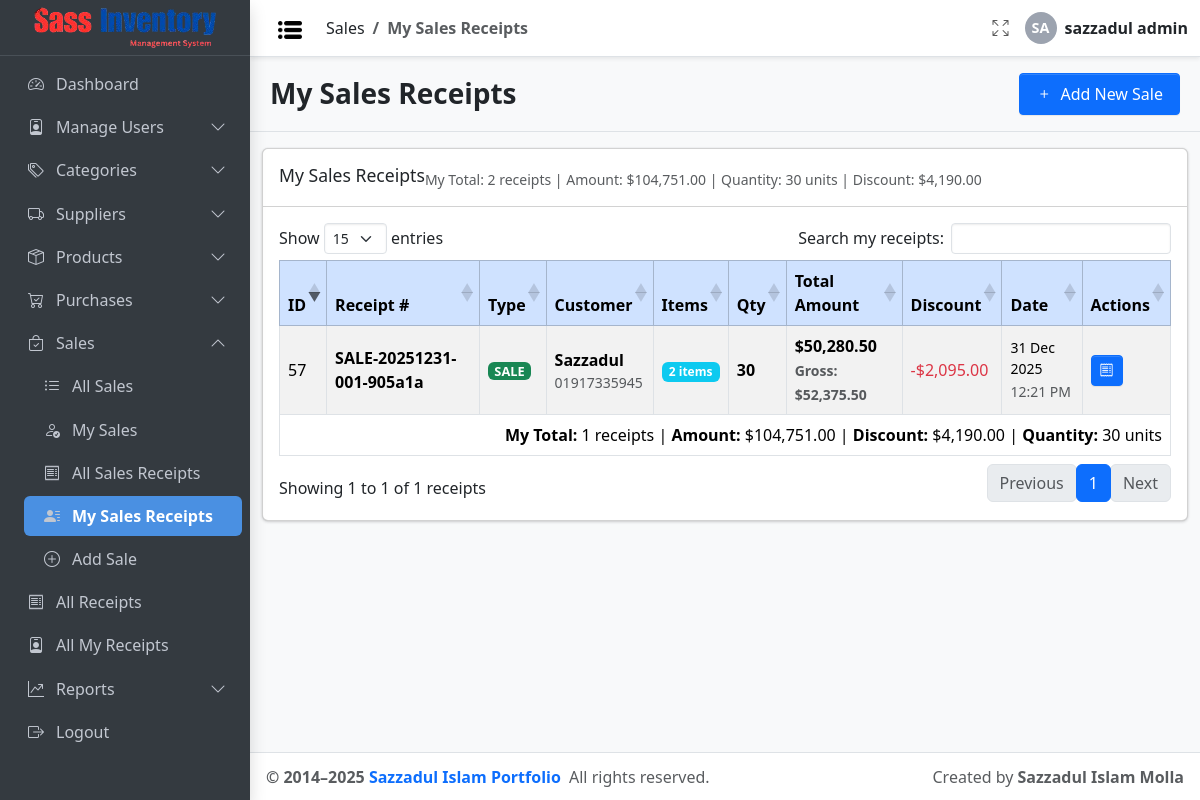
Page /sales/my-receipts.php (signed in) on the committed database.
### tables this page shows
CREATE TABLE `receipt` (
  `id` int(11) NOT NULL,
  `receipt_number` varchar(50) NOT NULL,
  `type` enum('purchase','sale') NOT NULL,
  `total_amount` decimal(12,2) NOT NULL DEFAULT 0.00,
  `discount_value` decimal(12,2) DEFAULT 0.00,
  `created_by` int(11) NOT NULL,
  `created_at` timestamp NOT NULL DEFAULT current_timestamp(),
  `updated_at` timestamp NOT NULL DEFAULT current_timestamp() ON UPDATE current_timestamp()
);

### config/db_config.php (called while the page is built, shortened)
<?php
function can($permission, $userPermissions = null)
{
  global $USER_PERMISSIONS;
  $userPermissions = $userPermissions ?? $USER_PERMISSIONS;
  return in_array($permission, $userPermissions);
}
$Project_URL = "http://localhost/Sass_Inventory_Management/";

### Inc/link.php (called while the page is built, shortened)
<?php
function getUserPermissions($roleId, $conn)
{
  $permissions = [];
  $stmt = $conn->prepare("
        SELECT permission_name
        FROM role_permission_matrix
        WHERE role_id = ? AND assigned = 1
    ");
  $stmt->bind_param("i", $roleId);
  $stmt->execute();
  $result = $stmt->get_result();
  while ($row = $result->fetch_assoc()) {
    $permissions[] = $row['permission_name'];
  }
  return $permissions;
}

### sales/my-receipts.php (the view, shortened to what this page needs)
<?php
include_once __DIR__ . '/../config/auth_guard.php';
?>
<!doctype html>
<html lang="en">
<head>
  <link rel="stylesheet"
    href="https://cdn.jsdelivr.net/npm/@fontsource/source-sans-3@5.0.12/index.css"
    media="print" onload="this.media='all'" />
  <link rel="stylesheet"
    href="https://cdn.jsdelivr.net/npm/bootstrap-icons@1.13.1/font/bootstrap-icons.min.css" />
  <link rel="stylesheet" href="<?= $Project_URL ?>/css/adminlte.css" />
  <link rel="stylesheet"
    href="https://cdn.datatables.net/1.13.6/css/dataTables.bootstrap5.min.css" />
</head>
<?php
$conn = connectDB();
$userId = $_SESSION['user_id'];
$sql = "
    SELECT
        r.*,
        u.username AS created_by_name,
        COUNT(s.id) AS num_products,
        SUM(s.quantity) AS total_quantity,
        MAX(s.buyer_name) AS buyer_name,
        MAX(s.buyer_phone) AS buyer_phone,
        MIN(s.sale_date) AS sale_date
    FROM receipt r
    LEFT JOIN user u ON r.created_by = u.id
    LEFT JOIN sale s ON r.id = s.receipt_id
    WHERE r.type = 'sale' AND r.created_by = ?
    GROUP BY r.id
    ORDER BY r.id DESC
";
$stmt = $conn->prepare($sql);
$stmt->bind_param("i", $userId);
$stmt->execute();
$result = $stmt->get_result();
$statsSql = "
    SELECT
        COUNT(*) as total_receipts,
        SUM(r.total_amount) as total_amount,
        SUM(r.discount_value) as total_discount,
        SUM(s.quantity) as total_quantity
    FROM receipt r
    LEFT JOIN sale s ON r.id = s.receipt_id
    WHERE r.type = 'sale' AND r.created_by = ?
    GROUP BY r.id
";
$statsStmt = $conn->prepare($statsSql);
$statsStmt->bind_param("i", $userId);
$statsStmt->execute();
$statsResult = $statsStmt->get_result();
$totalReceipts = 0;
$totalAmount = 0;
$totalDiscount = 0;
$totalQuantity = 0;
while ($row = $statsResult->fetch_assoc()) {
  $totalReceipts += $row['total_receipts'];
  $totalAmount += $row['total_amount'];
  $totalDiscount += $row['total_discount'];
  $totalQuantity += $row['total_quantity'];
}
?>
<body class="layout-fixed sidebar-expand-lg bg-body-tertiary">
  <div class="app-wrapper">
    <?php include_once '../Inc/Navbar.php'; ?>
    <?php include_once '../Inc/Sidebar.php'; ?>
    <main class="app-main">
      <div class="app-content-header py-3 border-bottom">
        <div class="container-fluid d-flex justify-content-between align-items-center flex-wrap">
          <h3 class="mb-0" style="font-weight: 800;">My Sales Receipts</h3>
          <?php if (can('add_sale')): ?>
            <a href="add.php" class="btn btn-sm btn-primary px-3 py-2" style="font-size: medium;">
              <i class="bi bi-plus me-1"></i> Add New Sale
            </a>
          <?php endif; ?>
        </div>
      </div>
      <div class="app-content-body mt-3">
        <div class="container-fluid">
          <?php if ($result->num_rows > 0): ?>
            <div class="card">
              <div class="card-header">
                <h5 class="card-title mb-0">My Sales Receipts</h5>
                <div class="text-muted small mt-1">
                  My Total: <?= $totalReceipts ?> receipts |
                  Amount: $<?= number_format($totalAmount, 2) ?> |
                  Quantity: <?= $totalQuantity ?> units |
                  Discount: $<?= number_format($totalDiscount, 2) ?>
                </div>
              </div>
              <div class="card-body">
                <div class="table-responsive">
                  <table id="mySalesReceiptsTable" class="table table-bordered table-striped table-hover align-middle table-sm">
                    <thead class="table-primary">
                      <tr>
                        <th>ID</th>
                        <th>Receipt #</th>
                        <th>Type</th>
                        <th>Customer</th>
                        <th>Items</th>
                        <th>Qty</th>
                        <th>Total Amount</th>
                        <th>Discount</th>
                        <th>Date</th>
                        <th>Actions</th>
                      </tr>
                    </thead>
                    <tbody>
                      <?php while ($row = $result->fetch_assoc()):
                        $totalAmountItem = (float)$row['total_amount'];
                        $discountValue = (float)$row['discount_value'];
                        $finalAmount = $totalAmountItem - $discountValue;
                      ?>
                        <tr>
                          <td><?= $row['id'] ?></td>
                          <td>
                            <span class="fw-bold"><?= htmlspecialchars($row['receipt_number']) ?></span>
                          </td>
                          <td>
                            <span class="badge receipt-type type-sale">
                              SALE
                            </span>
                          </td>
                          <td class="customer-info" title="<?= htmlspecialchars($row['buyer_name'] ?? '') . ' ' . htmlspecialchars($row['buyer_phone'] ?? '') ?>">
                            <?php if (!empty($row['buyer_name'])): ?>
                              <div class="fw-bold"><?= htmlspecialchars($row['buyer_name']) ?></div>
                              <?php if (!empty($row['buyer_phone'])): ?>
                                <div class="text-muted small"><?= htmlspecialchars($row['buyer_phone']) ?></div>
                              <?php endif; ?>
                            <?php else: ?>
                              <span class="text-muted">Walk-in</span>
                            <?php endif; ?>
                          </td>
                          <td>
                            <span class="badge bg-info"><?= $row['num_products'] ?> items</span>
                          </td>
                          <td>
                            <span class="fw-bold"><?= $row['total_quantity'] ?></span>
                          </td>
                          <td class="amount-cell">
                            <div class="fw-bold">$<?= number_format($finalAmount, 2) ?></div>
                            <small class="text-muted">Gross: $<?= number_format($totalAmountItem, 2) ?></small>
                          </td>
                          <td>
                            <?php if ($discountValue > 0): ?>
                              <span class="text-danger">-$<?= number_format($discountValue, 2) ?></span>
                            <?php else: ?>
                              <span class="text-muted">$0.00</span>
                            <?php endif; ?>
                          </td>
                          <td>
                            <?php if (!empty($row['sale_date'])): ?>
                              <div class="small"><?= date('d M Y', strtotime($row['sale_date'])) ?></div>
                            <?php else: ?>
                              <div class="small"><?= date('d M Y', strtotime($row['created_at'])) ?></div>
                            <?php endif; ?>
                            <small class="text-muted"><?= date('h:i A', strtotime($row['created_at'])) ?></small>
                          </td>
                          <td>
                            <div class="btn-group btn-group-sm" role="group">
                              <?php if (can('view_receipt')): ?>
                                <a href="receipt.php?id=<?= $row['id'] ?>"
                                  class="btn btn-primary"
                                  title="View Receipt">
                                  <i class="bi bi-receipt"></i>
                                </a>
                              <?php endif; ?>
                            </div>
                          </td>
                        </tr>
                      <?php endwhile; ?>
                    </tbody>
                    <tfoot>
                      <tr>
                        <td colspan="10" class="text-end">
                          <strong>My Total:</strong> <?= $result->num_rows ?> receipts |
                          <strong>Amount:</strong> $<?= number_format($totalAmount, 2) ?> |
                          <strong>Discount:</strong> $<?= number_format($totalDiscount, 2) ?> |
                          <strong>Quantity:</strong> <?= $totalQuantity ?> units
                        </td>
                      </tr>
                    </tfoot>
                  </table>
                </div>
              </div>
            </div>
          <?php endif; ?>
        </div>
      </div>
    </main>
    <?php include_once '../Inc/Footer.php'; ?>
  </div>
</body>
</html>

### sales/my-receipts.php (style rules this page uses)
.badge { font-size: 0.75em; padding: 0.3em 0.6em; }
.table-sm th, .table-sm td { padding: 0.5rem; }
.receipt-type { font-size: 0.8em; padding: 0.2em 0.5em; }
.type-sale { background-color: #198754 !important; color: #fff !important; }
.amount-cell { font-weight: 600; }
.btn-group-sm .btn { padding: 0.25rem 0.5rem; }
.customer-info { max-width: 150px; overflow: hidden; text-overflow: ellipsis; white-space: nowrap; }

### rows in the picture
receipt: id "57", receipt_number "SALE-20251231-001-905a1a", buyer_name "Sazzadul", buyer_phone "01917335945", num_products "2", total_quantity "30", finalAmount "50,280.50", total_amount "52,375.50", discount_value "2,095.00", sale_date "31 Dec 2025", created_at "12:21 PM", created_by "1"

### other values in the picture
$parentTitle "Sales"
$childTitle "My Sales Receipts"
$initials "SA"
$_SESSION['username'] "sazzadul admin"
$menu['title'] "Dashboard"
$menu['title'] "Manage Users"
$menu['title'] "Categories"
$menu['title'] "Suppliers"
$menu['title'] "Products"
$menu['title'] "Purchases"
$menu['title'] "Sales"
$sub['title'] "All Sales"
$sub['title'] "My Sales"
$sub['title'] "All Sales Receipts"
$sub['title'] "My Sales Receipts"
